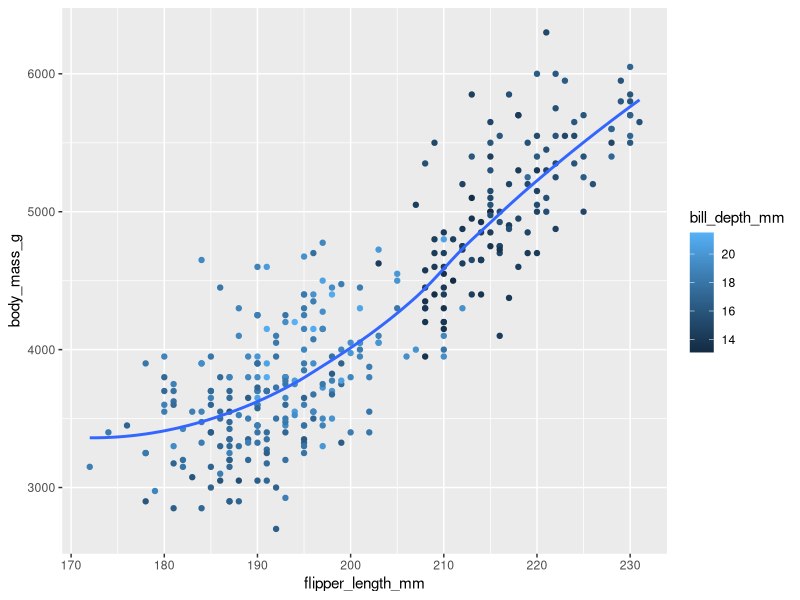

R code for this plot:
## ---- chunk 1
x <- (3*(4+2))
## ---- chunk 2
x * pi
## ---- chunk 3
getwd()
## ---- chunk 4
c(333, 123, 546)
## ---- chunk 5
c("apples", "bananas" , "oranges")
## ---- chunk 6
1:10
## ---- chunk 7
rm(list = ls()) 
## ---- chunk 8
library(tidyverse)
library(palmerpenguins)
## ---- chunk 9
ggplot(data = penguins, 
       mapping = aes(x=flipper_length_mm, y=body_mass_g, color = bill_depth_mm)) +
  geom_point(aes(color = bill_depth_mm)) +
  geom_smooth(se = FALSE)
